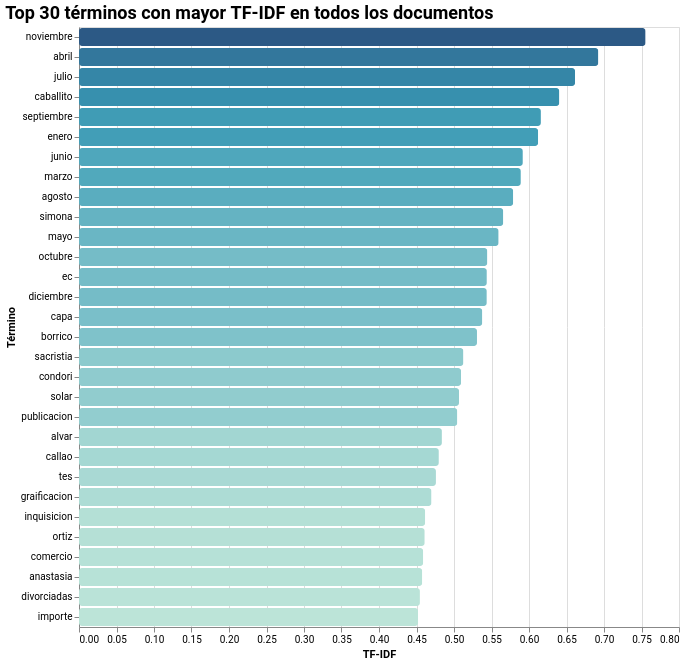

The cell this chart's notebook holds for it:
### Code cell
top_tfidf_plusRand = top_tfidf.copy()
top_tfidf_plusRand["tfidf"] = (
    top_tfidf_plusRand["tfidf"] + np.random.rand(top_tfidf.shape[0]) * 1e-4
)

top_n_global = 30

global_top = (
    top_tfidf_plusRand.groupby("term")["tfidf"]
    .max()
    .reset_index()
    .sort_values("tfidf", ascending=False)
    .head(top_n_global)
)

chart = (
    alt.Chart(global_top)
    .mark_bar(cornerRadius=3)
    .encode(
        x=alt.X("tfidf:Q", title="TF-IDF"),
        y=alt.Y("term:N", sort="-x", title="Término"),
        color=alt.Color("tfidf:Q", scale=alt.Scale(scheme="tealblues"), legend=None),
        tooltip=["term:N", "tfidf:Q"],
    )
    .properties(
        width=600,
        height=alt.Step(20),
        title=alt.TitleParams(
            text=f"Top {top_n_global} términos con mayor TF-IDF en todos los documentos",
            fontSize=18,
            fontWeight="bold",
            anchor="start",
        ),
    )
    .configure_axis(labelFont="Roboto", titleFont="Roboto")
    .configure_title(font="Roboto")
)

chart

### Figure 1 — Vega specification as saved in the notebook (floating-point values rounded to 4 significant figures)
{"$schema": "https://vega.github.io/schema/vega/v6.json", "data": [{"name": "source_0"}, {"name": "data_0", "values": [{"term": "noviembre", "tfidf": 0.7555, "__index_level_0__": 1802, "tfidf_end": 0.7555, "tfidf_start": 0.0}, {"term": "abril", "tfidf": 0.6924, "__index_level_0__": 9, "tfidf_end": 0.6924, "tfidf_start": 0.0}, {"term": "julio", "tfidf": 0.6614, "__index_level_0__": 1451, "tfidf_end": 0.6614, "tfidf_start": 0.0}, {"term": "caballito", "tfidf": 0.6404, "__index_level_0__": 368, "tfidf_end": 0.6404, "tfidf_start": 0.0}, {"term": "septiembre", "tfidf": 0.6159, "__index_level_0__": 2461, "tfidf_end": 0.6159, "tfidf_start": 0.0}, {"term": "enero", "tfidf": 0.6122, "__index_level_0__": 965, "tfidf_end": 0.6122, "tfidf_start": 0.0}, {"term": "junio", "tfidf": 0.5918, "__index_level_0__": 1453, "tfidf_end": 0.5918, "tfidf_start": 0.0}, {"term": "marzo", "tfidf": 0.5891, "__index_level_0__": 1623, "tfidf_end": 0.5891, "tfidf_start": 0.0}, {"term": "agosto", "tfidf": 0.5789, "__index_level_0__": 57, "tfidf_end": 0.5789, "tfidf_start": 0.0}, {"term": "simona", "tfidf": 0.5657, "__index_level_0__": 2494, "tfidf_end": 0.5657, "tfidf_start": 0.0}, {"term": "mayo", "tfidf": 0.5595, "__index_level_0__": 1643, "tfidf_end": 0.5595, "tfidf_start": 0.0}, {"term": "octubre", "tfidf": 0.5445, "__index_level_0__": 1833, "tfidf_end": 0.5445, "tfidf_start": 0.0}, {"term": "ec", "tfidf": 0.5438, "__index_level_0__": 924, "tfidf_end": 0.5438, "tfidf_start": 0.0}, {"term": "diciembre", "tfidf": 0.5437, "__index_level_0__": 868, "tfidf_end": 0.5437, "tfidf_start": 0.0}, {"term": "capa", "tfidf": 0.5377, "__index_level_0__": 434, "tfidf_end": 0.5377, "tfidf_start": 0.0}, {"term": "borrico", "tfidf": 0.5307, "__index_level_0__": 332, "tfidf_end": 0.5307, "tfidf_start": 0.0}, {"term": "sacristia", "tfidf": 0.5125, "__index_level_0__": 2395, "tfidf_end": 0.5125, "tfidf_start": 0.0}, {"term": "condori", "tfidf": 0.5094, "__index_level_0__": 653, "tfidf_end": 0.5094, "tfidf_start": 0.0}, {"term": "solar", "tfidf": 0.5067, "__index_level_0__": 2505, "tfidf_end": 0.5067, "tfidf_start": 0.0}, {"term": "publicacion", "tfidf": 0.5044, "__index_level_0__": 2184, "tfidf_end": 0.5044, "tfidf_start": 0.0}, {"term": "alvar", "tfidf": 0.4839, "__index_level_0__": 108, "tfidf_end": 0.4839, "tfidf_start": 0.0}, {"term": "callao", "tfidf": 0.4798, "__index_level_0__": 397, "tfidf_end": 0.4798, "tfidf_start": 0.0}, {"term": "tes", "tfidf": 0.4759, "__index_level_0__": 2608, "tfidf_end": 0.4759, "tfidf_start": 0.0}, {"term": "graificacion", "tfidf": 0.47, "__index_level_0__": 1190, "tfidf_end": 0.47, "tfidf_start": 0.0}, {"term": "inquisicion", "tfidf": 0.4616, "__index_level_0__": 1377, "tfidf_end": 0.4616, "tfidf_start": 0.0}, {"term": "ortiz", "tfidf": 0.461, "__index_level_0__": 1894, "tfidf_end": 0.461, "tfidf_start": 0.0}, {"term": "comercio", "tfidf": 0.4589, "__index_level_0__": 626, "tfidf_end": 0.4589, "tfidf_start": 0.0}, {"term": "anastasia", "tfidf": 0.4577, "__index_level_0__": 130, "tfidf_end": 0.4577, "tfidf_start": 0.0}, {"term": "divorciadas", "tfidf": 0.4546, "__index_level_0__": 899, "tfidf_end": 0.4546, "tfidf_start": 0.0}, {"term": "importe", "tfidf": 0.4522, "__index_level_0__": 1333, "tfidf_end": 0.4522, "tfidf_start": 0.0}]}, {"name": "source_0_y_domain_term", "values": [{"sort_field": 0.7555, "term": "noviembre"}, {"sort_field": 0.6924, "term": "abril"}, {"sort_field": 0.6614, "term": "julio"}, {"sort_field": 0.6404, "term": "caballito"}, {"sort_field": 0.6159, "term": "septiembre"}, {"sort_field": 0.6122, "term": "enero"}, {"sort_field": 0.5918, "term": "junio"}, {"sort_field": 0.5891, "term": "marzo"}, {"sort_field": 0.5789, "term": "agosto"}, {"sort_field": 0.5657, "term": "simona"}, {"sort_field": 0.5595, "term": "mayo"}, {"sort_field": 0.5445, "term": "octubre"}, {"sort_field": 0.5438, "term": "ec"}, {"sort_field": 0.5437, "term": "diciembre"}, {"sort_field": 0.5377, "term": "capa"}, {"sort_field": 0.5307, "term": "borrico"}, {"sort_field": 0.5125, "term": "sacristia"}, {"sort_field": 0.5094, "term": "condori"}, {"sort_field": 0.5067, "term": "solar"}, {"sort_field": 0.5044, "term": "publicacion"}, {"sort_field": 0.4839, "term": "alvar"}, {"sort_field": 0.4798, "term": "callao"}, {"sort_field": 0.4759, "term": "tes"}, {"sort_field": 0.47, "term": "graificacion"}, {"sort_field": 0.4616, "term": "inquisicion"}, {"sort_field": 0.461, "term": "ortiz"}, {"sort_field": 0.4589, "term": "comercio"}, {"sort_field": 0.4577, "term": "anastasia"}, {"sort_field": 0.4546, "term": "divorciadas"}, {"sort_field": 0.4522, "term": "importe"}]}, {"name": "data_0_color_domain_tfidf", "values": [{"min": 0.4522, "max": 0.7555}]}], "signals": [{"name": "y_step", "value": 20}, {"name": "height", "update": "bandspace(domain('y').length, 0.1, 0.05) * y_step"}], "marks": [{"type": "group", "from": {"facet": {"data": "data_0", "name": "stack_group_main", "groupby": ["term"], "aggregate": {"fields": ["tfidf_start", "tfidf_start", "tfidf_end", "tfidf_end"], "ops": ["min", "max", "min", "max"]}}}, "encode": {"update": {"x": {"signal": "min(scale('x',datum[\"min_tfidf_start\"]),scale('x',datum[\"max_tfidf_start\"]),scale('x',datum[\"min_tfidf_end\"]),scale('x',datum[\"max_tfidf_end\"]))"}, "height": {"signal": "max(0.25, bandwidth('y'))"}, "y": {"field": "term", "scale": "y"}, "cornerRadius": {"value": 3}, "x2": {"signal": "max(scale('x',datum[\"min_tfidf_start\"]),scale('x',datum[\"max_tfidf_start\"]),scale('x',datum[\"min_tfidf_end\"]),scale('x',datum[\"max_tfidf_end\"]))"}, "clip": {"value": true}}}, "marks": [{"type": "group", "encode": {"update": {"height": {"field": {"signal": null, "datum": null, "group": "height", "parent": null}}, "x": {"field": {"signal": null, "datum": null, "group": "x", "parent": null}, "mult": -1}}}, "marks": [{"type": "rect", "name": "marks", "from": {"data": "stack_group_main"}, "encode": {"update": {"x": {"field": "tfidf_end", "scale": "x"}, "height": {"field": {"signal": null, "datum": null, "group": "height", "parent": null}}, "x2": {"field": "tfidf_start", "scale": "x"}, "fill": {"field": "tfidf", "scale": "color"}, "tooltip": {"signal": "{\"term\": isValid(datum[\"term\"]) ? datum[\"term\"] : \"\"+datum[\"term\"], \"tfidf\": format(datum[\"tfidf\"], \"\")}"}}}, "style": ["bar"]}]}]}], "scales": [{"name": "x", "type": "linear", "domain": {"data": "data_0", "fields": ["tfidf_start", "tfidf_end"]}, "range": [0, {"signal": "width"}], "nice": true, "zero": true}, {"name": "y", "type": "band", "domain": {"data": "source_0_y_domain_term", "field": "term", "sort": {"op": "max", "field": "sort_field", "order": "descending"}}, "range": {"step": {"signal": "y_step"}}, "paddingInner": 0.1, "paddingOuter": 0.05}, {"name": "color", "type": "linear", "domain": [{"signal": "(data(\"data_0_color_domain_tfidf\")[0] || {}).min"}, {"signal": "(data(\"data_0_color_domain_tfidf\")[0] || {}).max"}], "range": {"scheme": "tealblues"}, "interpolate": "hcl", "zero": false}], "axes": [{"scale": "x", "maxExtent": 0, "gridScale": "y", "aria": false, "ticks": false, "labels": false, "tickCount": {"signal": "ceil(width/40)"}, "orient": "bottom", "domain": false, "grid": true, "minExtent": 0, "zindex": 0}, {"scale": "x", "orient": "bottom", "zindex": 0, "labelFlush": true, "tickCount": {"signal": "ceil(width/40)"}, "title": "TF-IDF", "grid": false, "labelOverlap": true}, {"scale": "y", "orient": "left", "zindex": 0, "title": "Término", "grid": false}], "title": {"text": "Top 30 términos con mayor TF-IDF en todos los documentos", "anchor": "start", "fontWeight": "bold", "fontSize": 18}, "width": 600, "background": "white", "config": {"axis": {"labelFont": "Roboto", "titleFont": "Roboto"}, "style": {"group-title": {"font": "Roboto"}}}, "padding": 5, "style": "cell"}
